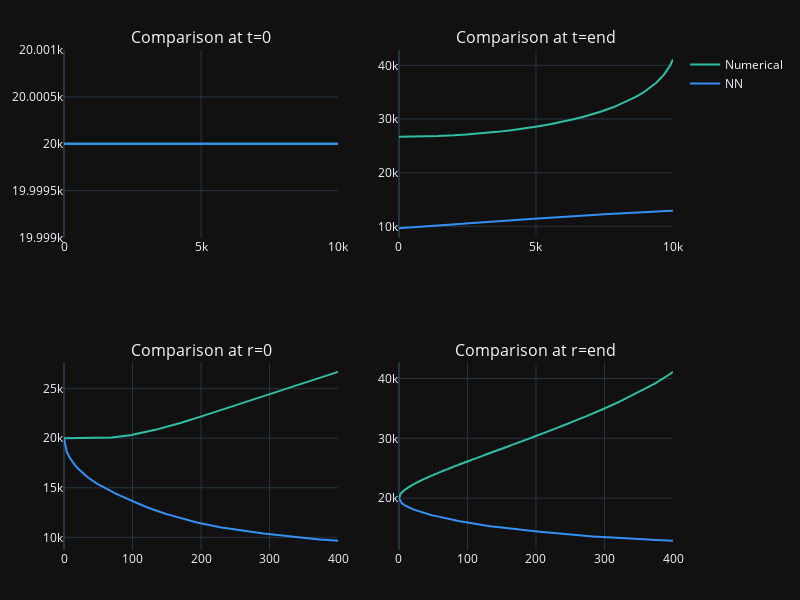

Notebook code cell kept with this figure:
### Code cell
# nn seed

torch.manual_seed(727)
device = 'cuda'
epochs_adam = 300
lr_adam = 1e-4
epochs_lbfgs = 100

pinn = Network(10, 64, 5, 16, nn.SELU, nn.SELU, 100, 100, device).to(device)

#losses, error_D, error_c, times = pinn.train(epochs_adam, lr_adam, epochs_lbfgs)

r = torch.linspace(0.001, 0.99, 100).to(device).requires_grad_(True)
t = torch.linspace(0.1, 0.99, 100).to(device).requires_grad_(True)
r_grid, t_grid = torch.meshgrid(r, t)
nonadaptive = pinn.sample(50)
adaptive = pinn.adaptive_sample(50)
loss = pinn.phys_loss(r_grid.flatten().unsqueeze(1), t_grid.flatten().unsqueeze(1)).view(100, 100).cpu().detach().numpy()

fig = plt.subplots(1, 3, figsize=(10, 5))
plt.subplot(1, 3, 1)
plt.scatter(nonadaptive[0].cpu().detach().numpy(), nonadaptive[1].cpu().detach().numpy())
plt.title('Non-Adaptive Samples')
plt.xlabel('r')
plt.ylabel('t')
plt.xlim(0, 1)
plt.ylim(0, 1)

plt.subplot(1, 3, 2)
plt.scatter(adaptive[0].cpu().detach().numpy(), adaptive[1].cpu().detach().numpy())
plt.title('Adaptive Samples')
plt.xlabel('r')
plt.ylabel('t')
plt.xlim(0, 1)
plt.ylim(0, 1)

plt.subplot(1, 3, 3)
plt.contourf(r_grid.cpu().detach().numpy(), t_grid.cpu().detach().numpy(), loss, levels  = 15)
plt.title('Physics Loss')
plt.xlabel('r')
plt.ylabel('t')
plt.colorbar()

plt.tight_layout()

pinn.plot_comparison()
